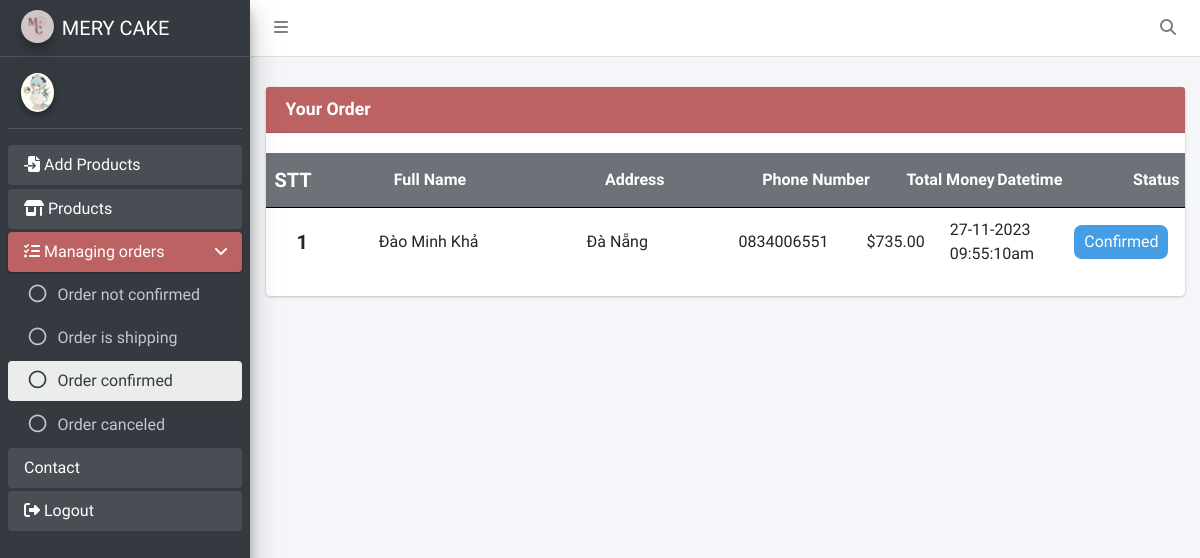
The page /view/admin_php/Order_is_shipping.php on the database its author committed.
### tables this page shows
CREATE TABLE `order` (
  `id` int(11) NOT NULL,
  `user_id` int(11) NOT NULL,
  `fullname` varchar(255) NOT NULL,
  `email` varchar(255) NOT NULL,
  `adress` varchar(255) NOT NULL,
  `phone_number` varchar(10) NOT NULL,
  `note` varchar(255) NOT NULL,
  `status` int(11) NOT NULL COMMENT '0 : Đang chờ xác nhận\r\n1: Đang giao\r\n2: Đã giao\r\n3: Đã Huỷ',
  `total_money` text NOT NULL,
  `create_time` varchar(255) NOT NULL,
  `last_time` varchar(255) NOT NULL
);

### db/connection.php (called while the page is built)
<?php
    class Connection{
        public $server = 'localhost';
        public $user = 'root';
        public $pass = '';
        public $database = 'do_an_cs2';
        function connect(){
            $con = new mysqli($this->server, $this->user,$this-> pass,$this-> database);
            if($con){
                mysqli_query($con, "SET NAMES 'utf8' ");
            }else{
                echo 'Kết nối không thành công';
            }
            return $con;
        }
    }
?>

### model/base.php (called while the page is built, shortened)
<?php
    class BaseModel{
        function execute($sql){
            $conn = new Connection();
            $cusor = mysqli_query($conn->connect(), $sql);
            return $cusor;
        }
    }
?>

### model/order_mode.php (called while the page is built, shortened)
<?php
    class Order extends BaseModel{
        function select_request($sql){
            return $this->execute($sql);
        }
    }
?>

### view/admin_php/Order_is_shipping.php (the view, shortened to what this page needs)
<?php
    include '../../db/connection.php';
    include '../../model/base.php';
    include '../../model/order_mode.php';
    $order = new Order();
    $current_page = !empty($_GET['page'])?$_GET['page']:1;
    $limit = 6;
    $start = (($current_page -1)*$limit);
    $sql_all = "SELECT * FROM `order` WHERE `status`= '2' LIMIT 0,6 ";
    $res= $order->select_request($sql_all);
?>
<!DOCTYPE html>
<html lang="en">
<head>
  <link rel="stylesheet" href="https://cdnjs.cloudflare.com/ajax/libs/twitter-bootstrap/5.1.0/css/bootstrap.min.css">
  <link rel="stylesheet" href="https://cdnjs.cloudflare.com/ajax/libs/font-awesome/6.4.2/css/all.min.css">
  <link rel="stylesheet" href="https://code.ionicframework.com/ionicons/2.0.1/css/ionicons.min.css">
  <link rel="stylesheet" href="../../html/css_admin/tempusdominus-bootstrap-4.min.css">
  <link rel="stylesheet" href="../../html/css_admin/adminlte.min.css">
  <link rel="stylesheet" href="../../html/css_admin/admin.css">
</head>
<body class="hold-transition sidebar-mini layout-fixed">
<div class="wrapper">
    <nav class="main-header navbar navbar-expand navbar-white navbar-light">
        <ul class="navbar-nav"  data-bs-toggle="collapse" data-bs-target="#collapsibleNavId" aria-controls="collapsibleNavId" aria-expanded="false" aria-label="Toggle navigation">
            <li class="nav-item">
                <a class="nav-link" data-widget="pushmenu" href="#" role="button">
                    <i class="fas fa-bars"></i>
                </a>
            </li>
        </ul>
        <ul class="navbar-nav ml-auto">
            <li class="nav-item">
                <a class="nav-link" data-widget="navbar-search" href="#" role="button">
                    <i class="fas fa-search"></i>
                </a>
            </li>
        </ul>
    </nav>
    <aside class="main-sidebar sidebar-dark-primar elevation-4"  id="collapsibleNavId">
        <a href="index3.html" class="brand-link">
        <img src="../../image/banner/logo.jpg" alt="AdminLTE Logo" class="brand-image img-circle elevation-3" style="opacity: .8">
        <span class="brand-text font-weight-light">MERY CAKE</span>
        </a>
        <div class="sidebar">
            <div class="user-panel mt-3 pb-3 mb-3 d-flex">
                <div class="image">
                    <img src="../../image/avatar/126d9638795b2dc43765f3a2f6544399.jpg" class="img-circle elevation-2" alt="User Image">
                </div>
                <div class="info">
                </div>
            </div>
            <nav class="mt-2">
                <ul class="nav nav-pills nav-sidebar flex-column" data-widget="treeview" role="menu" data-accordion="false">
                    <li class="nav-item menu-open">
                        <a href="add_product_admin.php" class="nav-link">
                            <i class="fa-solid fa-file-import"></i>
                            <p>
                                Add Products
                            </p>
                        </a>
                    </li>
                    <li class="nav-item menu-open">
                        <a href="all_product.php?product" class="nav-link">
                            <i class="fa-solid fa-shop"></i>
                            <p>
                                Products
                            </p>
                        </a>
                    </li>
                    <li class="nav-item menu-open">
                        <a href="Purchase_Order.php" class="nav-link active">
                            <i class="fa-solid fa-list-check"></i>
                            <p>
                                Managing orders
                                <i class="right fas fa-angle-left"></i>
                            </p>
                        </a>
                        <ul class="nav nav-treeview">
                            <li class="nav-item">
                                <a href="Purchase_Order.php" class="nav-link ">
                                <i class="far fa-circle nav-icon"></i>
                                <p>Order not confirmed</p>
                                </a>
                            </li>
                            <li class="nav-item">
                                <a href="order_confirm.php" class="nav-link ">
                                <i class="far fa-circle nav-icon"></i>
                                <p>Order is shipping</p>
                                </a>
                            </li>
                            <li class="nav-item">
                                <a href="Order_is_shipping.php" class="nav-link active">
                                <i class="far fa-circle nav-icon"></i>
                                <p>Order confirmed</p>
                                </a>
                            </li>
                            <li class="nav-item">
                                <a href="cancel_order.php" class="nav-link">
                                <i class="far fa-circle nav-icon"></i>
                                <p>Order canceled</p>
                                </a>
                            </li>
                        </ul>
                    </li>
                    <li class="nav-item menu-open">
                        <a href="admin_contact.php" class="nav-link">
                            <p>
                                Contact
                            </p>
                        </a>
                    </li>
                    <li class="nav-item menu-open">
                        <a href="../php/logout.php" class="nav-link">
                            <i class="fa-solid fa-right-from-bracket"></i>
                            <p>
                                Logout
                            </p>
                        </a>
                    </li>
                </ul>
            </nav>
        </div>
    </aside>
    <div class="content-wrapper">
        <section class="content-header"></section>
        <section class="content">
            <div class="container-fluid">
                <div class="row">
                    <div class="col-md-12">
                        <div class="card card-primary">
                            <div class="card-header">
                                <h3 class="card-title font-weight-bold">Your Order</h3>
                            </div>
                            <div class="show_product">
                                <div class="table_thread thread_first fw-bold border-0">
                                    <div class="STT">STT</div>
                                    <div class="use_name">Full Name</div>
                                    <div class="address d-sm-none d-md-block">Address</div>
                                    <div class="phone ">Phone Number</div>
                                    <div class="total_money">Total Money</div>
                                    <div class="datetime d-sm-none d-md-block">Datetime</div>
                                    <div class="status">Status</div>
                                </div>
                                <div class="table_body">
                                    <?php
                                        while($row = mysqli_fetch_array($res)){
                                            $start++;
                                    ?>
                                        <div class="table_thread px-2 px-sm-3">
                                            <div class="STT"><?= $start ?></div>
                                            <div class="use_name">
                                                <?= $row['fullname'] ?>
                                            </div>
                                            <div class="address d-sm-none d-md-block"><?= $row['adress'] ?></div>
                                            <div class="phone"><?= $row['phone_number'] ?></div>
                                            <div class="total_money"><?= $row['total_money'] ?></div>
                                            <div class="datetime d-sm-none d-md-block"><?= $row['create_time'] ?></div>
                                            <div class="status">
                                                <div class="d-block">
                                                    <a href="confirm_order.php?id_order=<?= $row['id'] ?>&&confimred" class="btn_status border-0" style="background-color: #449de5;" >Confirmed</a>
                                                </div>
                                            </div>
                                        </div>
                                    <?php
                                        }
                                    ?>
                                </div>
                            </div>
                        </div>
                    </div>
                </div>
            </div>
        </section>
    </div>
</div>
</body>
</html>

### html/css_admin/admin.css (style rules this page uses)
* { padding: 0; margin: 0; box-sizing: border-box; font-family: 'Dancing Script', cursive; font-family: 'Fira Sans', sans-serif; font-family: 'Poppins', sans-serif; font-family: 'Ysabeau', sans-serif; list-style: none; scroll-behavior: smooth; scroll-padding-top: 2rem; }
.card-primary:not(.card-outline)>.card-header { background-color: #bd6262; }
[class*=sidebar-dark-] .nav-sidebar>.nav-item>.nav-link.active { background-color: #bd6262; }
.card .show_product { margin-top: 20px; }
.card .show_product .table_thread { display: flex; align-items: center; padding: 10px 5px; border-top: 1px solid black; }
.card .show_product .thread_first { background-color: rgb(72, 79, 86,0.8); color: #fff; }
.card .show_product .table_thread .datetime, .card .show_product .table_thread .total_number, .card .show_product .table_thread .delete_product, .card .show_product .table_thread .update_product { width: 150px; display: flex; justify-content: space-around; align-items: center; }
.card .show_product .table_thread .status .btn_status { display: inline-block; border: 1px solid red; background-color: red; color: #fff; border-radius: 8px; text-align: center; padding: 5px 10px; }
.card .show_product .table_thread .STT { font-weight: 800; width: 50px; text-align: center; font-size: 20px; }
.card .show_product .table_thread .total_money { width: 100px; }
.card .show_product .table_thread .use_name, .card .show_product .table_thread .product_name { display: flex; align-items: center; justify-content: space-around; width: 250px; padding: 5px 10px; }
.card .show_product .table_thread .address, .card .show_product .table_thread .phone, .card .show_product .table_thread .create_time, .card .show_product .table_thread .quantity, .card .show_product .table_thread .price { width: 200px; text-align: center; }

### rows shown on the page
order: fullname "Đào Minh Khả", adress "Đà Nẵng", phone_number "0834006551", total_money "$735.00", create_time "27-11-2023 09:55:10am"
